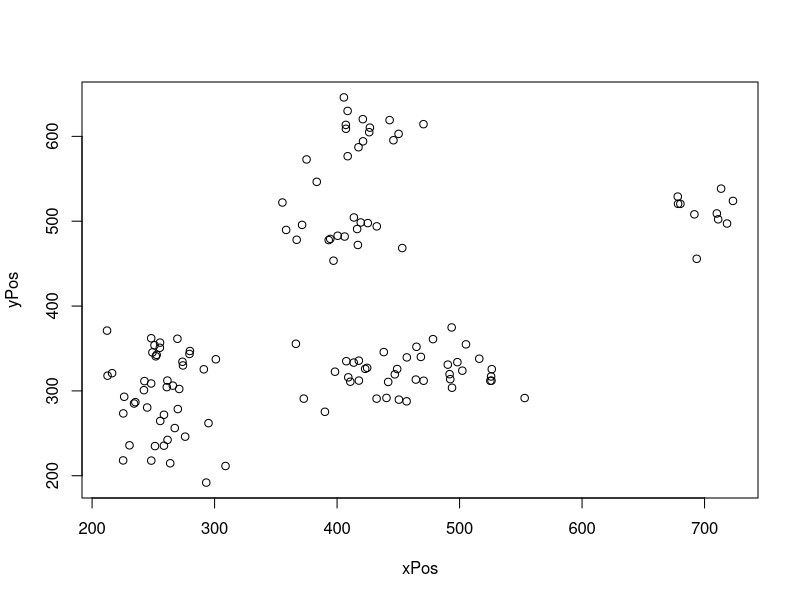

Recreate this plot in R.
xPos = numeric()
yPos = numeric()

lowerX = 100
lowerY = 100
xBound = 600
yBound = 600

clusters = sample(5:10, 1)
for (i in 1:clusters) {
	centerX = sample(lowerX+50:xBound, 1)
	centerY = sample(lowerY+50:yBound, 1)
	pointCount = sample(10:25, 1)
	xPos = append(xPos, rnorm(n=pointCount, mean=centerX, sd=25))
	yPos = append(yPos, rnorm(n=pointCount, mean=centerY, sd=25))
}

pointList <- list()
pointList = append(pointList, xPos)
pointList = append(pointList, yPos)

pointMatrix = matrix(pointList, ncol=2)

plot(xPos, yPos)
write.csv(pointMatrix, "artificialData.csv", row.names=FALSE)
